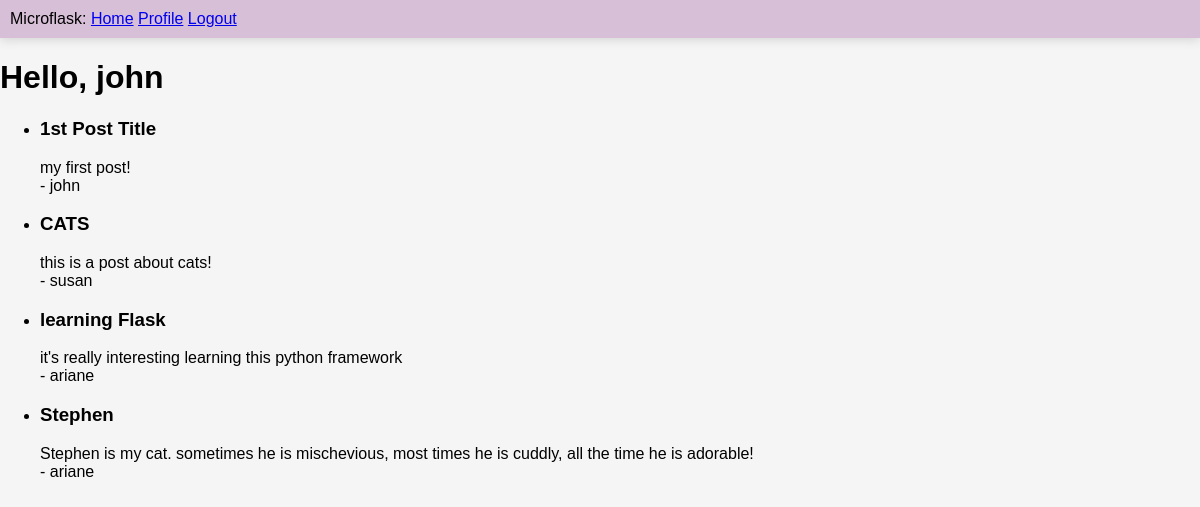
Screenshot of / (signed in) with the database file from the repository.
### app/models.py (models this page shows, shortened)
class User(UserMixin, db.Model):
  id = db.Column(db.Integer, primary_key=True)
  username = db.Column(db.String(64), index=True, unique=True)
  email = db.Column(db.String(120), index=True, unique=True)
  password_hash = db.Column(db.String(128))
  posts = db.relationship('Post', backref='author', lazy='dynamic')
  about_me = db.Column(db.String(140))
  last_seen = db.Column(db.DateTime, default=datetime.utcnow)

class Post(db.Model):
  id = db.Column(db.Integer, primary_key=True)
  title = db.Column(db.String(60))
  body = db.Column(db.String(140))
  timestamp = db.Column(db.DateTime, index=True, default=datetime.utcnow)
  user_id = db.Column(db.Integer, db.ForeignKey('user.id'))

### app/routes.py (the view)
@app.route('/')
def index():
  return render_template('index.html', title='Home', posts=Post.query.all())

### app/models.py (called while the page is built)
@login.user_loader
def load_user(id):
  return User.query.get(int(id))

### app/routes.py (called while the page is built)
@app.before_request
def before_request():
  if current_user.is_authenticated:
    current_user.last_seen = datetime.utcnow()
    db.session.commit()

### app/templates/index.html
{% extends 'layout.html' %}
{% block content %}
  <h1>Hello, {{ current_user.username or 'anonymous' }}</h1>
  <ul>
    {% for post in posts%}
      <li>
        <h3>{{ post.title }}</h3>
        <p>{{ post.body }} <br> - {{ post.author.username }}</p>
      </li>
    {% endfor %}
  </ul>
{% endblock %}

### app/static/styles/global.css (style rules this page uses)
html, body { margin: 0; padding: 0; background-color: whitesmoke; font-family: Arial, sans-serif; }

### rows the page displays
User: username "john"
Post: title "1st Post Title", body "my first post!", author.username "john"
Post: title "CATS", body "this is a post about cats!", author.username "susan"
Post: title "learning Flask", body "it's really interesting learning this python framework", author.username "ariane"
Post: title "Stephen", body "Stephen is my cat. sometimes he is mischevious, most times he is cuddly, all the time he is adorable!", author.username "ariane"
